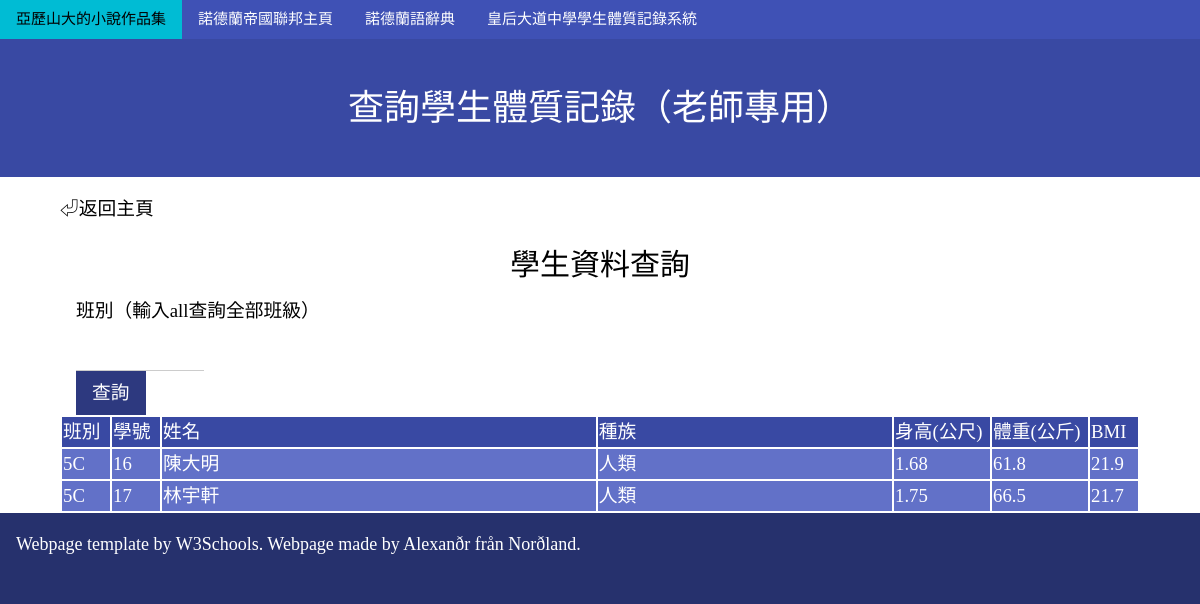
The app's page /SBA/school.php?class=5C (signed in) with its own data.
### tables this page shows
CREATE TABLE `pinfo` (
  `name` text NOT NULL,
  `race` text NOT NULL,
  `stid` int(11) NOT NULL,
  `class` text NOT NULL,
  `clsno` int(11) NOT NULL,
  `weight` float NOT NULL,
  `height` float NOT NULL,
  `debug` int(11) NOT NULL
);

### SBA/school.php (the view, shortened to what this page needs)
<!DOCTYPE html>
<html>
<head>
    <link rel="stylesheet" href="css/w3.css">
    <link rel="stylesheet" href="css/w3-theme-indigo.css">
    <link rel="stylesheet" href="css/fancyFont.css">
</head>
<body style="font-family: MSJH; background-color: #26316d;">
    <div class="w3-bar w3-theme">
    <a href="../main" class="w3-bar-item w3-button w3-hover-cyan">亞歷山大的小說作品集</a>
    <a href="../northland" class="w3-bar-item w3-button w3-hover-cyan">諾德蘭帝國聯邦主頁</a>
    <a href="../northland/wordbook" class="w3-bar-item w3-button w3-hover-cyan">諾德蘭語辭典</a>
    <a href="index.html" class="w3-bar-item w3-button w3-hover-cyan">皇后大道中學學生體質記錄系統</a>
  </div>
      <div class="w3-container w3-padding-32 w3-theme-d1">
        <h1 style="text-align: center; font-family: MSJH;">查詢學生體質記錄（老師專用）</h1>
      </div>
      <div class="w3-row-padding w3-white">
        <div style="margin-left: auto; margin-right: auto; max-width: 1080px; font-size: 125%;">
          <p><a href="index.html">⏎返回主頁</a></p>
        </div>
        <div style="margin-left: auto; margin-right: auto; max-width: 1080px; font-size: 125%;">
            <h2 class="center" style="font-family: MSJH;">學生資料查詢</h2>
            <form class="w3-container" name="search" method="GET" action="">
                <label>班別（輸入all查詢全部班級）</label>
                <input class="w3-input" type="text" name="class" style="width: 128px;">
                <button class="w3-btn w3-theme-d3 w3-hover-cyan">查詢</button>
            </form>
            <?php
            $link = mysqli_connect('localhost','root','','students');
            if (!$link) {
                echo "連接數據庫失敗<br>";
            } elseif ($_GET) {
            if (!$_GET['class']) {
                echo "請輸入想要查詢的班級！<br>";
            } else {
                echo "<table style='width: 100%;'><tbody><tr class='w3-theme-d1'><td style='width: 48px;'>班別</td><td style='width: 48px;'>學號</td><td>姓名</td><td>種族</td><td style='width: 96px;'>身高(公尺)</td><td style='width: 96px;'>體重(公斤)</td><td style='width: 48px;'>BMI</td></tr>";
                $class = $_GET['class'];
                if ($class == "all") {
                    $query = "SELECT * FROM pinfo ORDER BY class ASC, clsno ASC";
                    $result = mysqli_query($link, $query);
                    while ($row = mysqli_fetch_assoc($result)) {
                        $found = true;
                        $name = $row['name'];
                        $race = $row['race'];
                        $stid = $row['stid'];
                        $class = $row['class'];
                        $clsno = $row['clsno'];
                        $w = $row['weight'];
                        $h = $row['height'];
                        $BMI = number_format(($w / ($h ** 2)), 1);
                        echo "<tr class='w3-theme-l1'><td>{$class}</td><td>{$clsno}</td><td>{$name}</td><td>{$race}</td><td>{$h}</td><td>{$w}</td><td>{$BMI}</td></tr>";
                    }
                    echo "</tbody></table>";
                } elseif ($class == "lorem ipsum") {
                    $found = true;
                    $ipsum = file_get_contents("assets/ipsum.txt");
                    echo $ipsum;
                } else {
                    $query = "SELECT * FROM pinfo WHERE class = '{$class}' ORDER BY clsno ASC";
                    $result = mysqli_query($link, $query);
                    while ($row = mysqli_fetch_assoc($result)) {
                        $name = $row['name'];
                        $race = $row['race'];
                        $class = $row['class'];
                        $clsno = $row['clsno'];
                        $w = $row['weight'];
                        $h = $row['height'];
                        $BMI = number_format(($w / ($h ** 2)), 1);
                        echo "<tr class='w3-theme-l1'><td>{$class}</td><td>{$clsno}</td><td>{$name}</td><td>{$race}</td><td>{$h}</td><td>{$w}</td><td>{$BMI}</td></tr>";
                    }
                    echo "</tbody></table>";
                }
            }
            }
            ?>
        </div>
      </div>
      <div class="w3-container w3-theme-d4">
      <p class="w3-large"><a href="https://www.w3schools.com/w3css/w3css_material.asp ">Webpage template by W3Schools</a>. Webpage made by Alexanðr från Norðland.</p>
      </div>
</body>
</html>

### SBA/css/w3.css (style rules this page uses)
html { box-sizing:border-box }
*,*:before,*:after { box-sizing:inherit }
html { -ms-text-size-adjust:100%;-webkit-text-size-adjust:100% }
body { margin:0 }
a { background-color:transparent }
button,input,select,textarea,optgroup { font:inherit;margin:0 }
button,input { overflow:visible }
button,select { text-transform:none }
button,[type=button],[type=reset],[type=submit] { -webkit-appearance:button }
html,body { font-family:Verdana,sans-serif;font-size:15px;line-height:1.5 }
html { overflow-x:hidden }
h1 { font-size:36px }
h2 { font-size:30px }
h1,h2,h3,h4,h5,h6 { font-family:"Segoe UI",Arial,sans-serif;font-weight:400;margin:10px 0 }
a { color:inherit }
.w3-btn,.w3-button { border:none;display:inline-block;padding:8px 16px;vertical-align:middle;overflow:hidden;text-decoration:none;color:inherit;background-color:inherit;text-align:center;cursor:pointer;white-space:nowrap }
.w3-btn,.w3-button { -webkit-touch-callout:none;-webkit-user-select:none;-khtml-user-select:none;-moz-user-select:none;-ms-user-select:none;user-select:none }
.w3-input { padding:8px;display:block;border:none;border-bottom:1px solid #ccc;width:100% }
.w3-bar { width:100%;overflow:hidden }
.w3-bar .w3-bar-item { padding:8px 16px;float:left;width:auto;border:none;display:block;outline:0 }
.w3-bar .w3-button { white-space:normal }
.w3-container:after,.w3-container:before,.w3-panel:after,.w3-panel:before,.w3-row:after,.w3-row:before,.w3-row-padding:after,.w3-row-padding:before, .w3-cell-row:before,.w3-cell-row:after,.w3-clear:after,.w3-clear:before,.w3-bar:before,.w3-bar:after { content:"";display:table;clear:both }
.w3-row-padding,.w3-row-padding>.w3-half,.w3-row-padding>.w3-third,.w3-row-padding>.w3-twothird,.w3-row-padding>.w3-threequarter,.w3-row-padding>.w3-quarter,.w3-row-padding>.w3-col { padding:0 8px }
.w3-container,.w3-panel { padding:0.01em 16px }
.w3-large { font-size:18px!important }
.w3-padding-32 { padding-top:32px!important;padding-bottom:32px!important }
.w3-white,.w3-hover-white:hover { color:#000!important;background-color:#fff!important }

### SBA/css/w3-theme-indigo.css (style rules this page uses)
.w3-theme-l1 { color:#fff !important; background-color:#6271c8 !important }
.w3-theme-d1 { color:#fff !important; background-color:#3949a3 !important }
.w3-theme-d3 { color:#fff !important; background-color:#2d397f !important }
.w3-theme-d4 { color:#fff !important; background-color:#26316d !important }
.w3-theme { color:#fff !important; background-color:#3f51b5 !important }

### records on screen
pinfo: class "5C", clsno "16", name "陳大明", race "人類", height "1.68", weight "61.8", BMI "21.9"
pinfo: class "5C", clsno "17", name "林宇軒", race "人類", height "1.75", weight "66.5", BMI "21.7"
